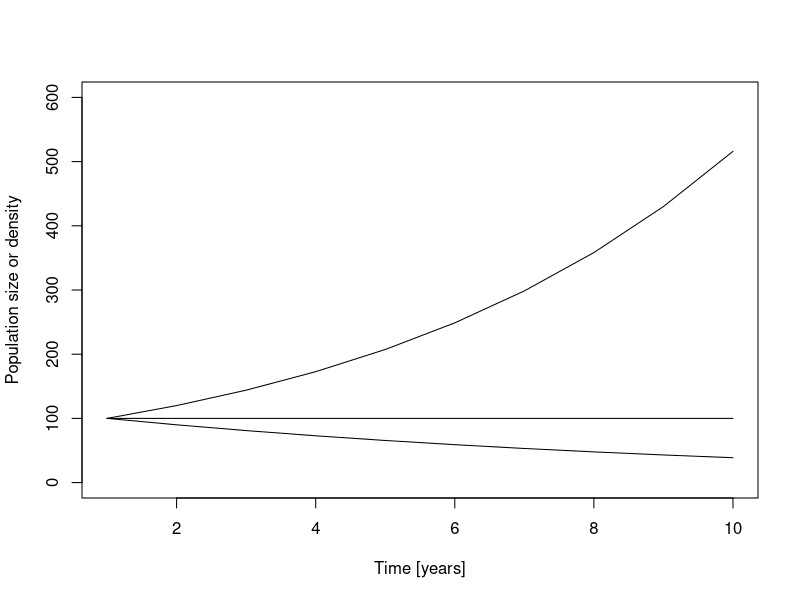
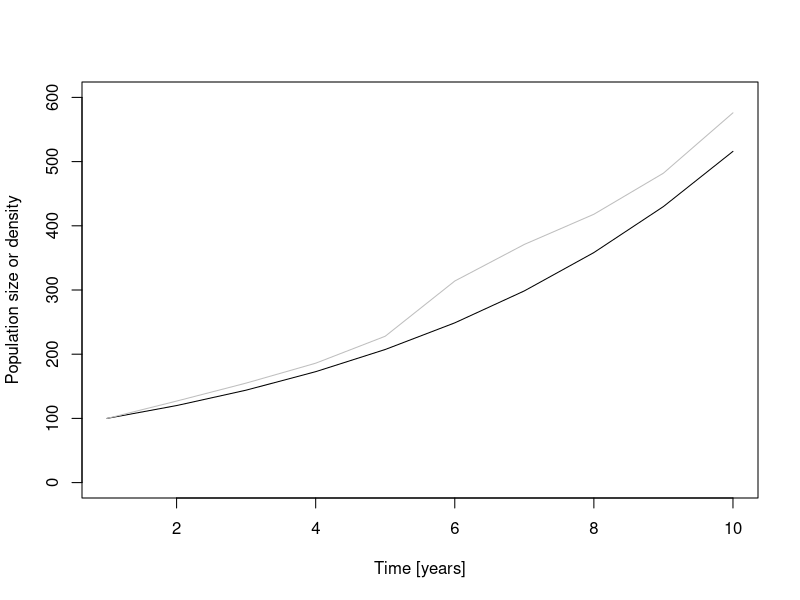
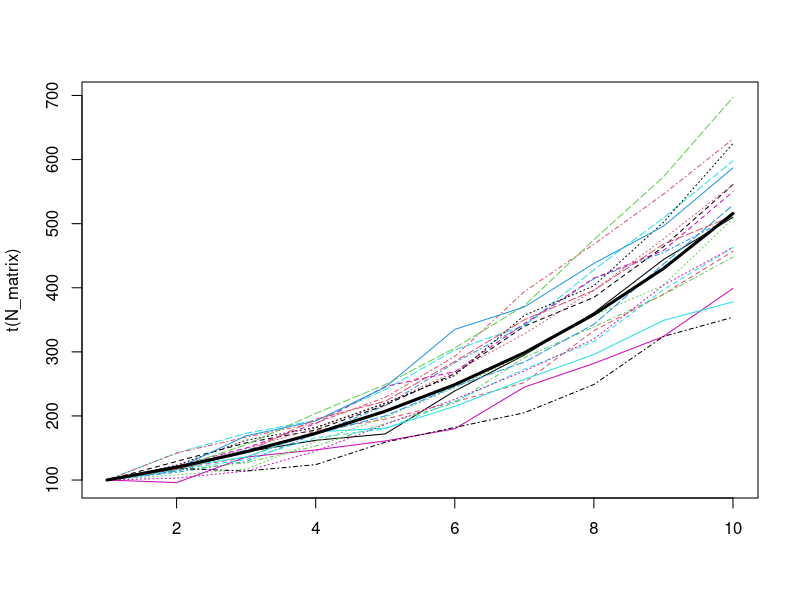
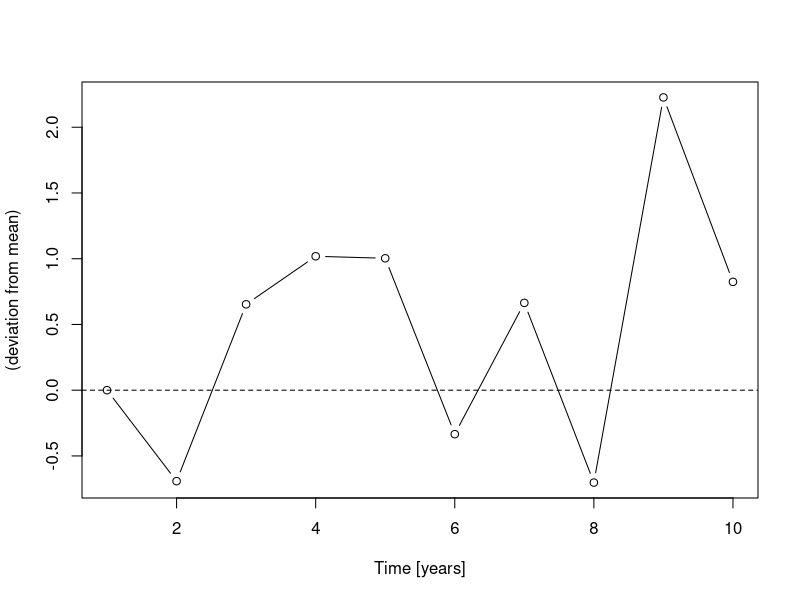
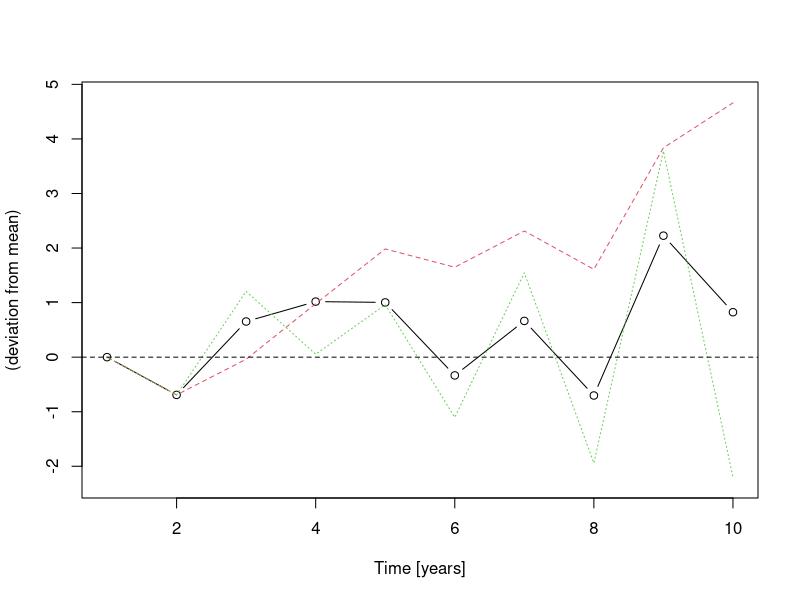
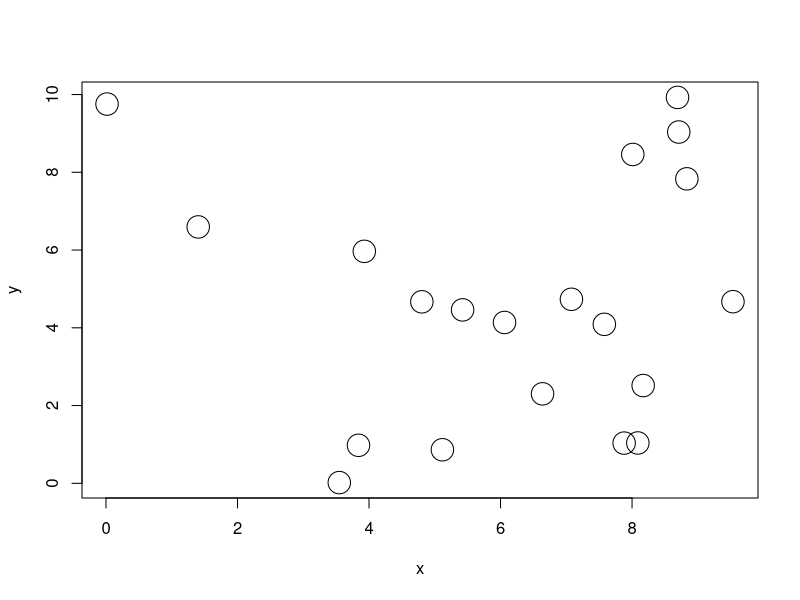

Recreate these plots in R, in order. (Note: this script raises an error after producing the figures.)
library(sp)
library(tidyverse)
library(cowplot)

##---------------------------------------------------------------------------------------------------------------------------------------------------
# Process-based model I: geometric population growth
# simulate population growth and plot for three cases:
# 1) b > d
# 2) b == d
# 3) b < d

# initial population size
N0 = 100
# per-capita birth rate
b = 1.2
# per-capita mortality (e.g., annual plant)
d = 1
# initialise vector to store population size each year, and assign initial population size as first value
N <- NULL
N[1] <- N0

# simulate population growth for 10 year
for(t in 1:9) {
  N[t+1] = N[t] + (b-d) * N[t]
}

# b > d results
N_growing <- N
rm(N)

# b == d results
b = 1; d = 1
N <- NULL
N[1] <- N0

# simulate population growth for 10 year
for(t in 1:9) {
  N[t+1] = N[t] + (b-d) * N[t]
}
N_static <-  N
rm(N)

# b < d results
b = 0.9; d = 1
N <- NULL
N[1] <- N0

# simulate population growth for 10 year
for(t in 1:9) {
  N[t+1] = N[t] + (b-d) * N[t]
}
N_shrinking <-  N
rm(N)

# plot results
plot(1:length(N_growing), N_growing, type = 'l',
     ylim = c(0, 600),
     xlab = 'Time [years]',
     ylab = 'Population size or density')
lines(1:length(N_static), N_static, type = 'l')
lines(1:length(N_shrinking), N_shrinking, type = 'l')

##---------------------------------------------------------------------------------------------------------------------------------------------------
# Stochasticity: extending models to include structured randomness.
# - Dennis et al 1995 Ecological Monographs; Hilborn & Mangel 1997 The Ecological Detective

# Demographic and environmental stochasticity are most commonly discussed forms of stochasticity in Ecology
# other types: catastrophes (e.g., Lande 1993 Am Nat); measurement or observation error (e.g., Denis et al 1991 Ecol Monographs;
# Knape & de Valpine 2011 Ecol Lett);  process error (e.g., Denis et al 1991 Ecol Monographs; Thibaut & Connolly 2020 Ecology)

# Demographic stochasticity describes realised variability in demographic processes such as births, deaths and migration due
# to their probabilistic nature (see also Clark 2009 TREE for argument that stochastic forces exist only in models; e.g., "...processes perceived
# as stochastic at one level of abstraction have explanations at another.").

# Environmental stochasticity describes variablity in extrinsic environmental conditions (e.g., due to variation in temperature,
# precipitation, wind, etc)

# Extend geometric population model to include demographic stochasticity

# We have to decide how to change our model to include stochasticity. For example, we could assume that the parameter values of both the birth
# and death processes in the geometric growth model as random draws from probability distributions.
# Here, we'll instead use the approach taken in the metacommunity model
# that we will study later today (see also Adler & Drake 2008 Am Nat, Shoemaker et al. 2020 Ecology).

# We assume N[t+1] ~ Pois(lambda = N[t] + (b-d)*N[t]),
# N[t+1], the population size next year, is a random draw from a
# Poisson distribution with lambda (i.e., the one and only parameter of the Poisson distribution)
# equal to the expected population size under our model of geometric growth.

# define per-capita birth rate
b = 1.2
# and per-capita mortality
d = 1

# initialise vector to store population size
N <- NULL
N[1] <- N0

# simulate population growth for 10 years
for(t in 1:9) {

  N[t+1] = rpois(n = 1,
                 lambda = N[t] + (b-d) * N[t])
}

plot(1:length(N_growing), N_growing, type = 'l',
     ylim = c(0, 600),
     xlab = 'Time [years]',
     ylab = 'Population size or density')
lines(1:length(N), N,
      col = 'grey')

# do multiple simulations to visualise variability more clearly
nsims = 20
nyears = 9
N_matrix = matrix(data = NA,
                  nrow = nsims,
                  ncol = nyears + 1,
                  byrow = TRUE)
# initial population
N_matrix[,1] = N0

for(sim in 1:nsims){
  # print counter to screen
  print(paste('simulation ', sim, 'of ', nsims))
  for(t in 1:nyears){
    N_matrix[sim, t+1] = rpois(n = 1,
                   lambda = N_matrix[sim, t] + (b-d) * N_matrix[sim, t])
  }
}

# plot
matplot(t(N_matrix), type = 'l')
lines(1:length(N_growing), N_growing, lwd = 3)

## Environmental stochasticity

# To include environmental stochasticity in our model of geometric population growth, we include an extra
# term, specifically,
# N[t+1] = N[t] + (b - d)*N[t] + sigma[t] * N[t],


# sigma[t] is a time series of environmental variation (e.g., temperature), and follows
# sigma[t+1] = a*sigma[t] + c*phi[t],
# where c scales the magnitude of the environmental variation phi[t] ~ N(0,1).

# set c = (1 - a^2)^0.5, which means var(sigma) is equal for all values of a.
# a controls autocorrelation:
# 0 < a < 1 environmental fluctuations are positively correlated,
# -1 < a < 0 environmental fluctuations are negatively correlated,
# a = 0, environmental fluctuations are uncorrelated.

phi = rnorm(nyears, mean = 0, sd = 1)
a = 0 # can to control autocorrelation of environmental fluctuations
c = (1 - a^2)^0.5
# initial vector to store environmental fluctuations
sigma <- NULL
sigma[1] = 0
# loop to create environmental fluctuations
for(t in 1:nyears){
  sigma[t+1] = a * sigma[t] + c*phi[t]
}

# visual inspection of environmental variation
plot(1:(nyears+1), sigma,
     xlab = 'Time [years]',
     ylab = 'Environmental condition\n(deviation from mean)',
     type = 'b')
abline(c(0,0), lty = 2)

# create plot with positive, negative and no autocorrelation
uncorrelated_sigma = sigma;
rm(sigma)

# positive autocorrelation
a = 1
sigma <- NULL
sigma[1] = 0
# loop to create environmental fluctuations
for(t in 1:nyears){
  sigma[t+1] = a * sigma[t] + c*phi[t]
}
pos_corr_sigma = sigma
rm(sigma)

# negative autocorrelation
a = -0.8
sigma <- NULL
sigma[1] = 0
# loop to create environmental fluctuations
for(t in 1:nyears){
  sigma[t+1] = a * sigma[t] + c*phi[t]
}
neg_corr_sigma = sigma
rm(sigma)

# plot
plot(1:(nyears+1), uncorrelated_sigma,
     xlab = 'Time [years]',
     ylab = 'Environmental condition\n(deviation from mean)',
     type = 'b',
     ylim = c(min(c(uncorrelated_sigma, pos_corr_sigma, neg_corr_sigma)) - 0.1,
              max(c(uncorrelated_sigma, pos_corr_sigma, neg_corr_sigma)) + 0.1))
lines(1:(nyears+1), pos_corr_sigma, col = 2, lty = 2)
lines(1:(nyears+1), neg_corr_sigma, col = 3, lty = 3)
abline(c(0,0), lty = 2)


# Exercises:
# 1) Extend model to include demographic and environmental stochasticity (see Shoemaker et al. 2020 Ecology).

# 2) How would you measure the impact of including stochasticity in a model of geometric growth using simulations?
# Hint: it can be done using linear (statistical) models; see e.g., Blowes & Connolly 2012 Ecological Applications.
# Use simulations and linear models to quantify the impact of including different combinations of demographic and environmental stochasticity.

# 3) Reformulate geometric population growth model to include stochastic variation in births and deaths as separate processes.


##---------------------------------------------------------------------------------------------------------------------------------------------------
## Metacommunity dynamics

# But first, metapopulation dynamics

# Simulate landscape of discrete patches
# Number of sites/patches (P)
P <- 20

# Random distribution of sites
x <- runif(P,0,10)
y <- runif(P,0,10)
plot(x,y,cex=3)

# Other spatial structures
xy <- spsample(SpatialPoints(coords0), P, "regular") # regular, clustered, random
coords <- coordinates(xy)
plot(coords,cex=3)
text(coords[,1],coords[,2],1:P)

# Calculate distances from each patch to every other patch
dists <- as.matrix(dist(coords))

# Population growth rate (density independent)
r <- 0.02

# define the per-capita probabilty of dispersal (i.e., probability of an individual emigrating)
a <- 0.02

# Assume that successfully arriving in another patch (having emigrated) declines exponentially with increasing distance
# Define the rate of exponential distance decay
d <- 0.1
# visual inspection of exponential distance decay in dispersal
plot(x = 1:M,
     y = exp(-d*(1:M)),
     ylim=c(0,1),
     col = 1,
     type = 'b')

lines(x = 1:M,
      y = exp(-(d*2)*(1:M)), # change the d value to see how function shape changes
      ylim=c(0,1),
      col = 2,
      type = 'b')



# calculate dispersal from and to each patch
disp_mat <- exp(-d * dists)
diag(disp_mat) <- 0 # all emigrants are assumed to have left their home patch

# convert to probability of immigrating to each patch from every other patch,
# this ensures that all emigrants arrive in a patch
disp_mat <- apply(disp_mat, 1, function(x) x / sum(x))

# check that we have a probability (should sum to one)
colSums(disp_mat)

# visualise
landscape <- ggplot(as_tibble(coords) %>%
         rename(x = x1,
                y = x2) %>%
         mutate(patch = 1:nrow(coords))) +
  geom_label(aes(x = x, y = y, label = patch)) +
  coord_fixed() +
  theme_bw() +
  theme()

connectivity <- as_tibble(disp_mat) %>%
  mutate(to.patch = rownames(disp_mat)) %>%
  gather(key = from.patch, value = dispersal, -to.patch) %>%
  mutate(from.patch = as.numeric(as.character(from.patch)),
                to.patch = as.numeric(as.character(to.patch))) %>%
  ggplot(aes(x = from.patch, y = to.patch, fill = dispersal)) +
  geom_tile() +
  labs(x = 'From patch',
       y = 'To patch') +
  scale_fill_viridis_c() +
  coord_fixed() +
  theme_bw()

plot_grid(landscape,
          connectivity)


# Simulate dynamics
#==================

# Distribute it on the landscape: initialise model
# 100 individuals in one site

# Set initial abundance
N <- rep(0,P)
N[sample(1:P,1)] <- 100
plot(coords,cex=3)
points(coords,cex=3,pch=16,col=grey(1-N/max(N)))


# Run model one time step (individuals on the move)

# Calculate number of new individuals (r * N)
rN <- round(r * N)

# update population size
N <- N + rN

# Calculate number of emmigrants ()
E <- round(a * N)

# stochastic alternative
E <- rbinom(length(N), size = N, prob = a)

# create immigration vector (to store number of immigrants)
I <- numeric(length = P)

# Calculate immigration
# loop through patches (for each patch, simulate dispersal)
for(p in 1:P){

  if(E[p]>0) {

    # sample the sites that receive immigrants from site i based on the dispersal kernel
    # this also adds stochasticity to the model
    dest <- sample(1:P, E[p], replace=TRUE, prob=disp_mat[p,])
    # Count the number of immigrants in each site
    Ii <- table(dest)
    # store the number of immigrants in each site
    I[sort(unique(dest))] <- I[sort(unique(dest))] + Ii
  }
}
# Calculate the abundance after dispersal
N <- N - E + I
N[N<0] <- 0

# repeat a few times to see redistribution the landscape
# plot abundance in each site (grey scale)
plot(coords,cex=3)
points(coords,cex=3,pch=16,col=grey(1-N/max(N)))


# Run the model for 100 time steps
tmax = 100
N <- matrix(nrow = tmax, ncol = P)
# initial population 100 in each patch
N[1,] <- 100

#
for(t in 2:tmax){
  print(paste(t, ' of ', tmax))
  rN <- round(r * N[t-1,])
  # what about stochastic population growth?
  # rN <- round(rnorm(1, 0, 0.2) * N[t-1,])
  N[t, ] <- N[t-1] + rN
  E <- rbinom(n = ncol(N), size = N[t, ], prob = a)
  I <- numeric(P)
  for(p in 1:P){
    if(E[p]>0) {
      dest <- sample(1:P,E[p],replace = TRUE,prob=disp_mat[p,])
      Ip <- table(dest)
      I[sort(unique(dest))] <- I[sort(unique(dest))] + Ip
    }
  }
  N[t, ] <- N[t, ] - E + I
  N[N<0] <- 0
}

matplot(N, type = 'l')


#---extension to include the niche in density-independent growth rate

# assume niche is Gaussian
# Gaussian distribution has two parameters: mean (or optima, z), and sd (or breadth)

# maximum density independent growth rate
rmax = 5
# niche optima
z = 0.5
# niche breath
breadth <- 0.01
plot(x = seq(0,1,0.01),
     y = exp(-((z - seq(0,1,0.01))/(2 * breadth))^2) * rmax,
     ylim=c(0,5),
     type = 'b',
     xlab = 'Environment',
     ylab = 'Density independent growth rate (r)')

# with the function from the Thompson model
S = 10 # number of species
env_traits(species = S,
           max_r = 5,                         # max growth rate
           min_env = 0, max_env = 1,          # range of environment
           env_niche_breadth = 0.05,       # niche breadth
           optima_spacing = 'even')           # spacing of z_i (optima)


##--------simulate metacommumity dynamics with the Thompson model
# Number of patches
P = 20
# Number of species
S = 20

# set up landscape for experiment (want the same landscape for both treatments)
meta_landscape <- landscape_generate(patches = M)

# dispersal matrix
# set rate of distance decay
d = 0.1
disp_mat <- dispersal_matrix(landscape = disp_experiment,
                                  torus = TRUE,
                                  kernel_exp = d,
                                  plot = TRUE)

# generate the time series of the environmental conditions for each patch (same for each treatment)
# Project idea: How does temporal environmental autocorrelation impact population, community or metacommunity dynamics / patterns?
env_conditions <- env_generate(landscape = disp_experiment,
                               env1Scale = 1, # temporal autocorrelation in the environment (here the environment is temporally uncorrelated)
                               timesteps = 1000)

# density independent component of model
densInd_niche <- env_traits(species = S,
                            max_r = 5,                         # max growth rate
                            min_env = 0, max_env = 1,          # range of environment
                            env_niche_breadth = 0.25,       # niche breadth
                            optima_spacing = 'even')           # spacing of z_i (optima)

# species interaction matrix:
# Project idea: examine the impact of alternate competition scenarios
# e.g., create  matrices for other dynamics in the paper (mixed, competitive dominance, destabilising competition)
equal_interaction_mat <- species_int_mat(species = S,
                                         intra = 1,
                                         min_inter = 1,
                                         max_inter = 1)

stabilising_interaction_mat <- species_int_mat(species = S,
                                         intra = 1,
                                         min_inter = 0,
                                         max_inter = 0.8)

# use simulateMC() function to simulate dynamics
sim_equal_comp <- simulate_MC(patches=P, species=S,
                        landscape = meta_landscape,
                        disp_mat = disp_mat,
                        env.df = env_conditions,
                        max_r = densInd_niche$max_r,
                        env_niche_breadth = densInd_niche$env_niche_breadth,
                        env_optima = densInd_niche$optima,
                        int_mat = equal_interaction_mat,
                        initialization=100, burn_in=300, timesteps=600)

sim_stabil_comp <- simulate_MC(patches=P, species=S,
                              landscape = meta_landscape,
                              disp_mat = disp_mat,
                              env.df = env_conditions,
                              max_r = densInd_niche$max_r,
                              env_niche_breadth = densInd_niche$env_niche_breadth,
                              env_optima = densInd_niche$optima,
                              int_mat = stabilising_interaction_mat,
                              initialization=100, burn_in=300, timesteps=600)

# extract data
sim_equalC_dat <- sim_equal_comp$dynamics.df %>%
  as_tibble() %>%
  # reduce to last 100 time steps
  filter(time > 499 & time < 601)


sim_stabilC_dat <- sim_stabil_comp$dynamics.df %>%
  as_tibble() %>%
  # reduce to last 100 time steps
  filter(time > 499 & time < 601)

# visual inspection

# environmental conditions:
ggplot() +
  geom_line(data = sim_equalC_dat,
            aes(x = time, y = env, colour = env,
                group = patch)) +
  scale_colour_viridis_c()

# patch level population dynamics: equal comp
ggplot() +
  facet_wrap(~patch) +
  geom_line(data = sim_equalC_dat,
            aes(x = time, y = N, colour = optima,
                group = interaction(species, patch))) +
  scale_colour_viridis_c()

ggplot() +
  facet_wrap(~patch) +
  geom_line(data = sim_stabilC_dat,
            aes(x = time, y = N, colour = optima,
                group = interaction(species, patch))) +
  scale_colour_viridis_c()

# Exercises:
# Simulate dynamics according to the classic metacommunity paradigms (Fig 2 in paper) and plot
